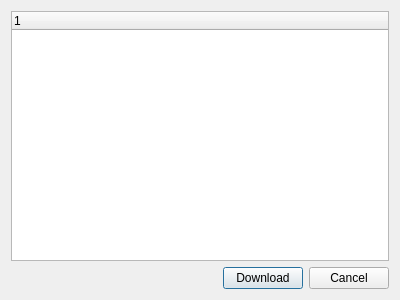
<?xml version="1.0" encoding="UTF-8"?>
<ui version="4.0">
 <class>moduleDownloadDialog</class>
 <widget class="QDialog" name="moduleDownloadDialog">
  <property name="geometry">
   <rect>
    <x>0</x>
    <y>0</y>
    <width>400</width>
    <height>300</height>
   </rect>
  </property>
  <property name="windowTitle">
   <string>Dialog</string>
  </property>
  <layout class="QHBoxLayout" name="horizontalLayout_2">
   <item>
    <layout class="QVBoxLayout" name="verticalLayout">
     <item>
      <widget class="QTreeWidget" name="treeWidget">
       <property name="selectionMode">
        <enum>QAbstractItemView::MultiSelection</enum>
       </property>
       <property name="selectionBehavior">
        <enum>QAbstractItemView::SelectItems</enum>
       </property>
       <column>
        <property name="text">
         <string notr="true">1</string>
        </property>
       </column>
      </widget>
     </item>
     <item>
      <layout class="QHBoxLayout" name="horizontalLayout">
       <item>
        <spacer name="horizontalSpacer">
         <property name="orientation">
          <enum>Qt::Horizontal</enum>
         </property>
         <property name="sizeHint" stdset="0">
          <size>
           <width>40</width>
           <height>20</height>
          </size>
         </property>
        </spacer>
       </item>
       <item>
        <widget class="QPushButton" name="pushButton_download">
         <property name="sizePolicy">
          <sizepolicy hsizetype="Fixed" vsizetype="Fixed">
           <horstretch>0</horstretch>
           <verstretch>0</verstretch>
          </sizepolicy>
         </property>
         <property name="text">
          <string>Download</string>
         </property>
        </widget>
       </item>
       <item>
        <widget class="QPushButton" name="pushButton">
         <property name="sizePolicy">
          <sizepolicy hsizetype="Fixed" vsizetype="Fixed">
           <horstretch>0</horstretch>
           <verstretch>0</verstretch>
          </sizepolicy>
         </property>
         <property name="text">
          <string>Cancel</string>
         </property>
        </widget>
       </item>
      </layout>
     </item>
    </layout>
   </item>
  </layout>
 </widget>
 <resources/>
 <connections/>
</ui>
